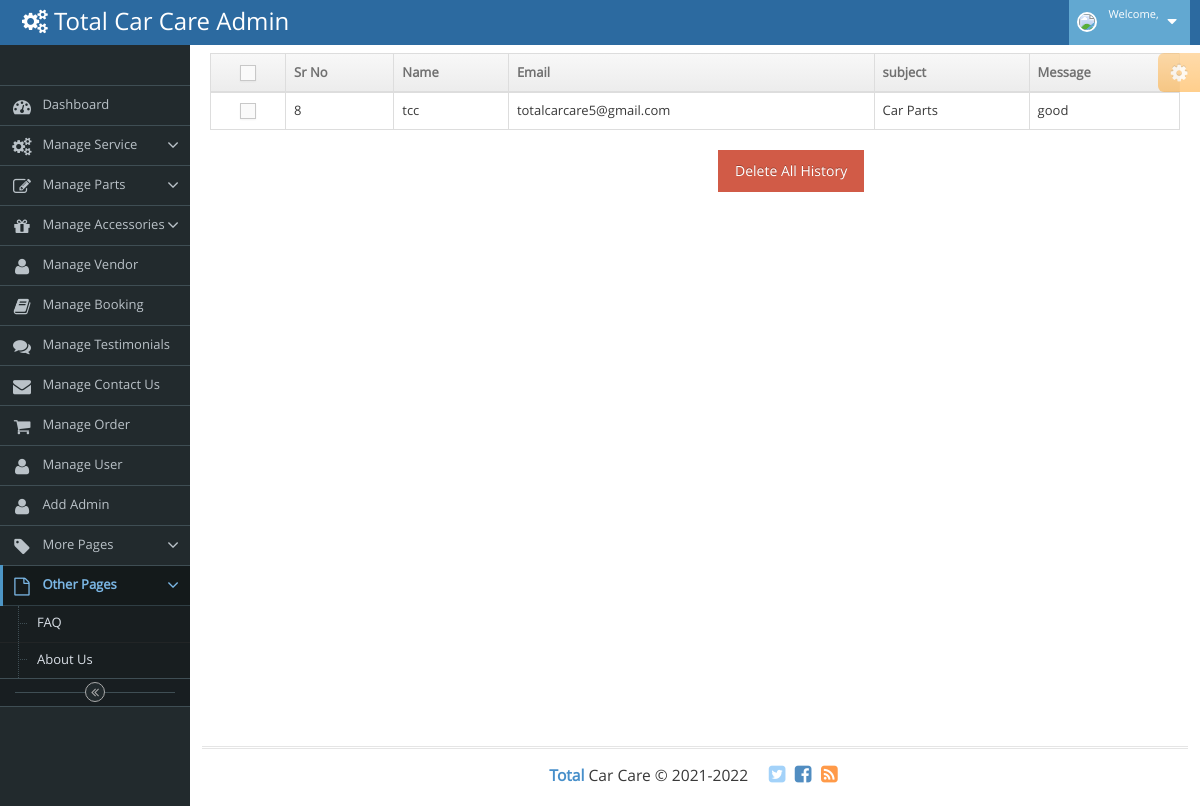
/manage_contactus.php, run on the app's committed database.
### tables this page shows
CREATE TABLE `user_contactus` (
  `ucid` int(11) NOT NULL,
  `name` varchar(50) NOT NULL,
  `email` varchar(50) NOT NULL,
  `subject` varchar(500) NOT NULL,
  `message` mediumtext NOT NULL
);

### manage_contactus.php (the view, shortened to what this page needs)
<?php
    include("hhh.php");
?>
<!DOCTYPE html>
<body>
    <form method="POST" action="" enctype="multipart/form-data">
        <div class="row">
            <div class="col-xs-12">
                <table id="simple-table" class="table  table-bordered table-hover">
                    <thead>
                        <tr>
                            <th class="center">
                                <label class="pos-rel">
                                    <span class="lbl"></span>
                                </label>
                            </th>
                            <th>Sr No</th>
                            <th>Name</th>
                            <th>Email</th>
                            <th>subject</th>
                            <th>Message</th>
                        </tr>
                    </thead>
                    <tbody>
                        <?php
								include('connect.php');
								$q=mysqli_query($con,"select * from user_contactus");
								while($row=mysqli_fetch_array($q))
								{
								?>
                        <tr>
                            <td class="center">
                                <label class="pos-rel">
                                    <span class="lbl"></span>
                                </label>
                            </td>
                            <td><?php echo $row['ucid']; ?></td>
                            <td><?php echo $row['name']; ?></td>
                            <td><?php echo $row['email']; ?></td>
                            <td><?php echo $row['subject']; ?></td>
                            <td><?php echo $row['message']; ?></td>
                        </tr>
                        <?php
							}
						?>
                    </tbody>
                </table>
            </div>
            <div style="margin-left: 520px;">
                <input type="submit" name="delete" id="delete" value="Delete All History" class="btn btn-danger mr-2">
            </div>
    </form>
</body>
</html>
<?php
    include("fff.php");
?>

### data on the page
user_contactus: ucid "8", name "tcc", email "totalcarcare5@gmail.com", subject "Car Parts", message "good"
